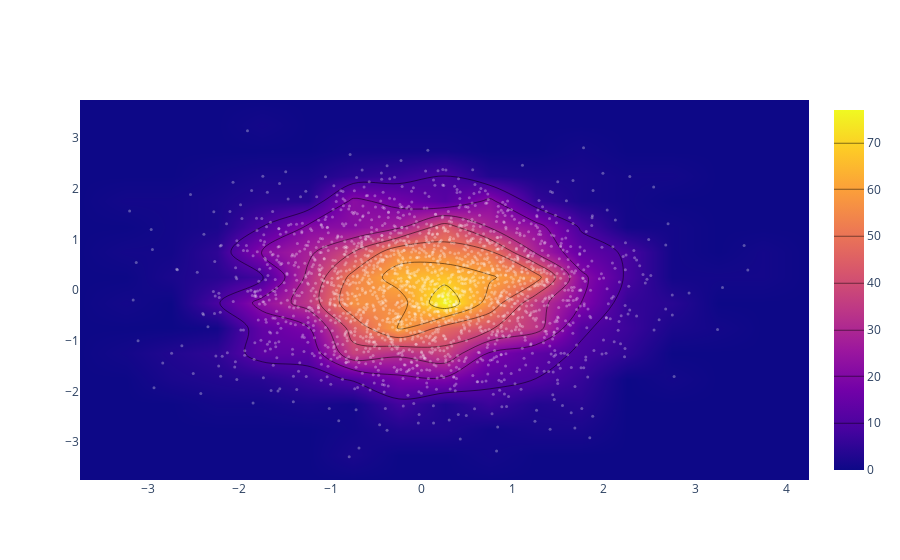

The cell this chart's notebook holds for it:
### Code cell
iplot([go.Histogram2dcontour(x=x, y=y, contours=dict(coloring='heatmap')),
       go.Scatter(x = x, y=y, mode='markers', marker=dict(color='white', size=3, opacity=0.3))])

### Figure 1 — Plotly figure (JSON) as saved in the notebook; plotly's stock layout.template omitted (floating-point values rounded to 4 significant figures; data arrays with more than 128 entries replaced by an {"elided": "..."} marker saying what was removed)
{"data": [{"contours": {"coloring": "heatmap"}, "type": "histogram2dcontour", "x": {"elided": "2000 float values"}, "y": {"elided": "2000 float values"}}, {"marker": {"color": "white", "opacity": 0.3, "size": 3}, "mode": "markers", "type": "scatter", "x": {"elided": "2000 float values"}, "y": {"elided": "2000 float values"}}], "layout": {}}
